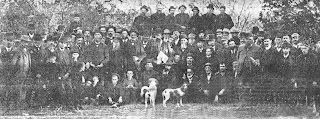
#> input picture "DataSet/Smoothing Images | Blurring Images/early_1800.jpg, 320 x 119 px, found by its file name
$ jupyter execute '016 - Smoothing Images_ BlurringImages.ipynb'
#> lines starting #> are read from the running program, lines starting #| are printed output that depends on the picture
[cell 1]
import cv2
import numpy as np
import matplotlib.pyplot as plt

# Go to these links for more deatials and to know how each one is working

1 - https://docs.opencv.org/4.x/d4/d13/tutorial_py_filtering.html

2 - https://docs.opencv.org/3.4/dc/dd3/tutorial_gausian_median_blur_bilateral_filter.html

[cell 2]
img =  cv2.imread(r"C:\Users\aliay\OneDrive\Desktop\py_test\computer vision\dataset\Smoothing Images_ Blurring Images\early_1800.jpg")
#> img is the input picture: shape (119, 320, 3); min 0, max 255, mean 129.9
img2 =  cv2.imread(r"C:\Users\aliay\OneDrive\Desktop\py_test\computer vision\dataset\Smoothing Images_ Blurring Images\Halftone_Gaussian_Blur.jpg")
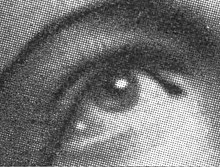
#> input picture "DataSet/Smoothing Images | Blurring Images/Halftone_Gaussian_Blur.jpg, 220 x 167 px, found by its file name
#> img2 is the input picture: shape (167, 220, 3); min 10, max 255, mean 117.5
img3 =  cv2.imread(r"C:\Users\aliay\OneDrive\Desktop\py_test\computer vision\dataset\Smoothing Images_ Blurring Images\balloons_noisy.png")
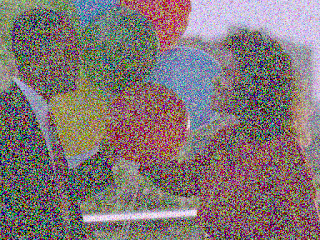
#> input picture "DataSet/Smoothing Images | Blurring Images/balloons_noisy.png, 320 x 240 px, found by its file name
#> img3 is the input picture: shape (240, 320, 3); mean B, G, R 117.4, 117.4, 129.5
img4 =  cv2.imread(r"C:\Users\aliay\OneDrive\Desktop\py_test\computer vision\dataset\Smoothing Images_ Blurring Images\lena.png")


averaging = cv2.blur(img3,(11,11))
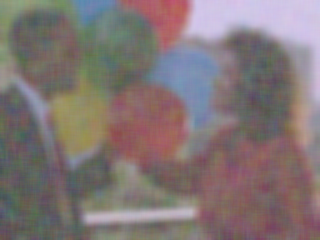
#> averaging: shape (240, 320, 3); mean B, G, R 117.4, 117.4, 129.5
# 0: This is the standard deviation (σ) for the Gaussian kernel.
# A value of 0 indicates that OpenCV will automatically calculate the standard deviation based on the kernel size.
# f gussian bydy values akbr around the center
gblur = cv2.GaussianBlur(img3,(5,5),0)
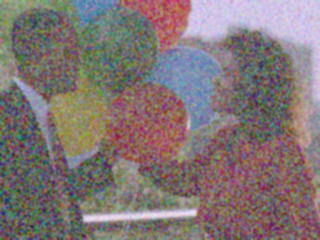
#> gblur: shape (240, 320, 3); mean B, G, R 117.4, 117.4, 129.5
# This is highly effective against salt-and-pepper noise in an image.
median = cv2.medianBlur(img3,5)
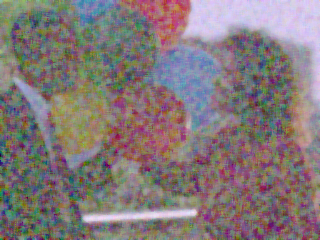
#> median: shape (240, 320, 3); mean B, G, R 122, 120.6, 131.6
# is highly effective in noise removal while keeping edges sharp. But the operation is slower compared to other filters.
# consider whether a pixel is an edge pixel or not. So it not blurs the edges
# Diameter: Controls the size of the neighborhood considered for each pixel, affecting the balance between smoothing and preserving detail.
# Color Sigma: Determines the range of color differences considered, influencing the degree of color smoothing.
# Space Sigma: Controls the spatial weighting of distant pixels, affecting the smoothness of transitions and edges in the image.
bilateralFilter = cv2.bilateralFilter(img3,9,75,75)
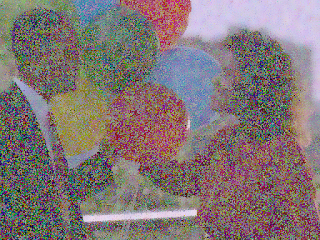
#> bilateralFilter: shape (240, 320, 3); mean B, G, R 118, 117.8, 129.9


cv2.imshow('img',img3)
cv2.imshow('averaging',averaging)
cv2.imshow('gblur',gblur)
cv2.imshow('median',median)
cv2.imshow('bilateralFilter',bilateralFilter)


cv2.waitKey(0)
cv2.destroyAllWindows()
